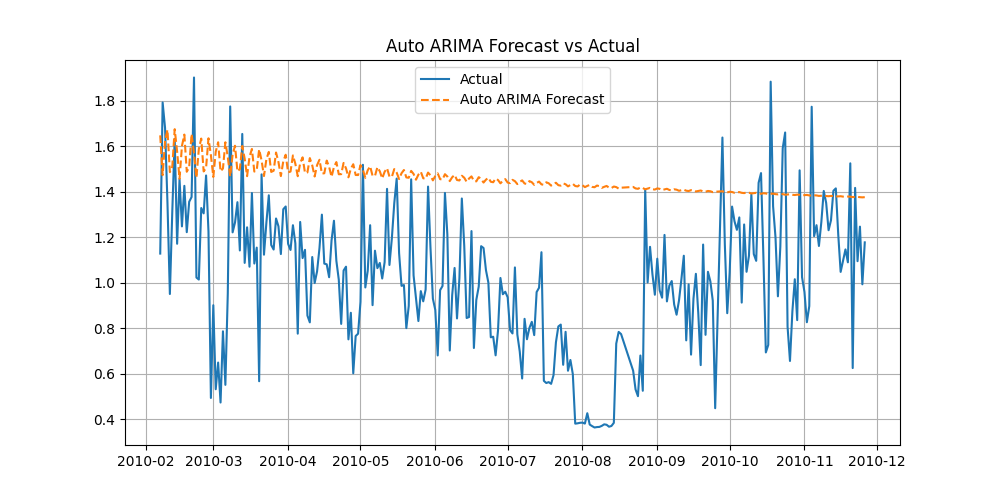

The Python source for this figure:
import pandas as pd
import matplotlib.pyplot as plt
from pmdarima import auto_arima
from sklearn.metrics import mean_squared_error

# 데이터 파일 경로 설정
file_path = 'household_power_consumption.txt'
# 데이터 로드
df = pd.read_csv(
    file_path,
    sep=';',  # 세미콜론으로 구분된 텍스트 파일
    parse_dates={'Datetime': ['Date', 'Time']},
    infer_datetime_format=True,
    na_values='?',
    low_memory=False
)

# 데이터의 shape 확인
print(df.shape)

# 데이터의 head 확인
print(df.head())

# 전력 소비 컬럼을 float으로 변환
df['Global_active_power'] = pd.to_numeric(df['Global_active_power'], errors='coerce')

# 결측치 제거
df = df.dropna()

# 시간 인덱스 설정
df.set_index('Datetime', inplace=True)

# 1일 단위로 리샘플링 
daily_power = df['Global_active_power'].resample('D').mean()
daily_power = daily_power.dropna()


# 2. train-test 분할
train_size = int(len(daily_power) * 0.8)
train, test = daily_power[:train_size], daily_power[train_size:]
train = train.dropna() 
test = test.dropna()


# 3. auto_arima 모델 찾기 (계절성 없다고 가정)
stepwise_model = auto_arima(
    train,
    start_p=0, start_q=0,
    max_p=5, max_q=5,
    seasonal=False,  # 비계절성
    d=None,          # 차분도 자동 결정
    trace=True,
    error_action='ignore',
    suppress_warnings=True,
    stepwise=True
)

print(f"\nBest model: {stepwise_model.summary()}")

# 4. 예측
n_periods = len(test)
forecast = stepwise_model.predict(n_periods=n_periods)

# 5. 성능 평가
mse = mean_squared_error(test, forecast)
print(f"Auto ARIMA MSE: {mse:.4f}")

# 6. 시각화
plt.figure(figsize=(10, 5))
plt.plot(test.index, test, label='Actual')
plt.plot(test.index, forecast, label='Auto ARIMA Forecast', linestyle='--')
plt.legend()
plt.title('Auto ARIMA Forecast vs Actual')
plt.grid(True)
plt.show()
